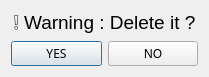
<?xml version="1.0" encoding="UTF-8"?>
<ui version="4.0">
 <class>DialogDel</class>
 <widget class="QDialog" name="DialogDel">
  <property name="geometry">
   <rect>
    <x>0</x>
    <y>0</y>
    <width>209</width>
    <height>76</height>
   </rect>
  </property>
  <property name="windowTitle">
   <string>Dialog</string>
  </property>
  <layout class="QVBoxLayout" name="verticalLayout">
   <item>
    <widget class="QLabel" name="label">
     <property name="font">
      <font>
       <family>Tahoma</family>
       <pointsize>14</pointsize>
       <italic>false</italic>
       <bold>false</bold>
       <underline>false</underline>
      </font>
     </property>
     <property name="text">
      <string>&lt;html&gt;&lt;head/&gt;&lt;body&gt;&lt;p align=&quot;center&quot;&gt;❕ Warning : Delete it ?&lt;/p&gt;&lt;/body&gt;&lt;/html&gt;</string>
     </property>
    </widget>
   </item>
   <item>
    <layout class="QHBoxLayout" name="horizontalLayout">
     <item>
      <widget class="QPushButton" name="pushButton_Y">
       <property name="font">
        <font>
         <family>Segoe UI Light</family>
        </font>
       </property>
       <property name="text">
        <string>YES</string>
       </property>
      </widget>
     </item>
     <item>
      <widget class="QPushButton" name="pushButton_2">
       <property name="font">
        <font>
         <family>Segoe UI Light</family>
        </font>
       </property>
       <property name="text">
        <string>NO</string>
       </property>
      </widget>
     </item>
    </layout>
   </item>
  </layout>
 </widget>
 <resources/>
 <connections>
  <connection>
   <sender>pushButton_Y</sender>
   <signal>clicked()</signal>
   <receiver>DialogDel</receiver>
   <slot>accept()</slot>
   <hints>
    <hint type="sourcelabel">
     <x>160</x>
     <y>83</y>
    </hint>
    <hint type="destinationlabel">
     <x>109</x>
     <y>57</y>
    </hint>
   </hints>
  </connection>
  <connection>
   <sender>pushButton_2</sender>
   <signal>clicked()</signal>
   <receiver>DialogDel</receiver>
   <slot>close()</slot>
   <hints>
    <hint type="sourcelabel">
     <x>58</x>
     <y>83</y>
    </hint>
    <hint type="destinationlabel">
     <x>109</x>
     <y>57</y>
    </hint>
   </hints>
  </connection>
 </connections>
</ui>
